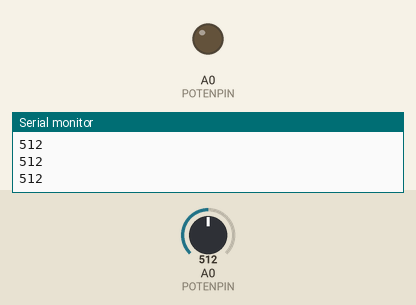
Bench run of a sketch on a simulated Arduino Uno, built with avr-gcc and run on an emulated ATmega328P. On the bench: output pins drawn as LEDs (lit = HIGH), the last lines printed to the serial monitor. Inputs (shaded band) come from the test bench; at power-on: A0 (POTENPIN) = 512.

Above: at 1.2 s.
1.3 s: A0 (POTENPIN) set to 526
At 2.2 s:
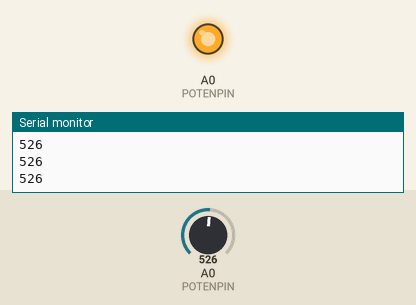
2.8 s: A0 (POTENPIN) set to 511
At 3.7 s:
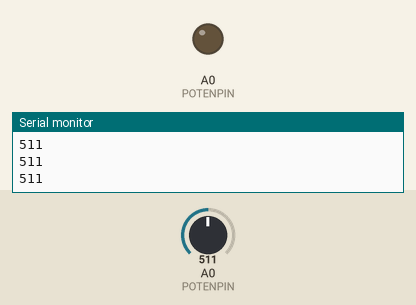
4.3 s: A0 (POTENPIN) set to 716
At 5.2 s:
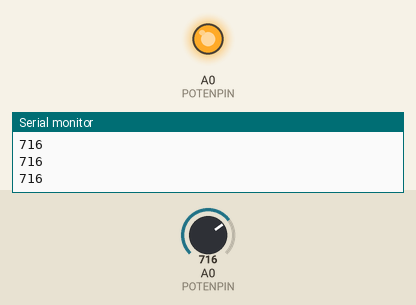
Timing chart, 0 to 7.3 s (numbered marks = the images above; inputs shaded):
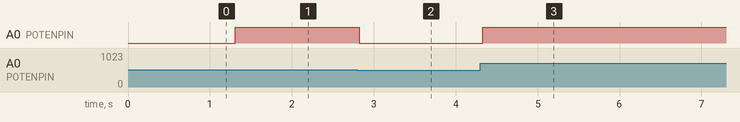

The sketch:

potentiometerLED.ino
```cpp
const int POTENPIN = A0;
const int LEDPIN = 14;
int potenVal = 0;
int ledVal = 0;

void setup() {
  Serial.begin(115200);
  pinMode(LEDPIN, OUTPUT);
}

void loop() {
  potenVal = analogRead(POTENPIN);
  Serial.println(potenVal);
  ledVal = map(potenVal, 0, 1024, 0, 255);
  analogWrite(LEDPIN, ledVal);
  delay(50);
}
```

Measured:
- the behaviour switches between 514 and 515 on A0 (POTENPIN) (found by bisection; images 0 and 1)
- after the input at 1.3 s, A0 (POTENPIN): LOW → HIGH at once
- after the input at 2.8 s, A0 (POTENPIN): HIGH → LOW at once
- after the input at 4.3 s, A0 (POTENPIN): LOW → HIGH at once
